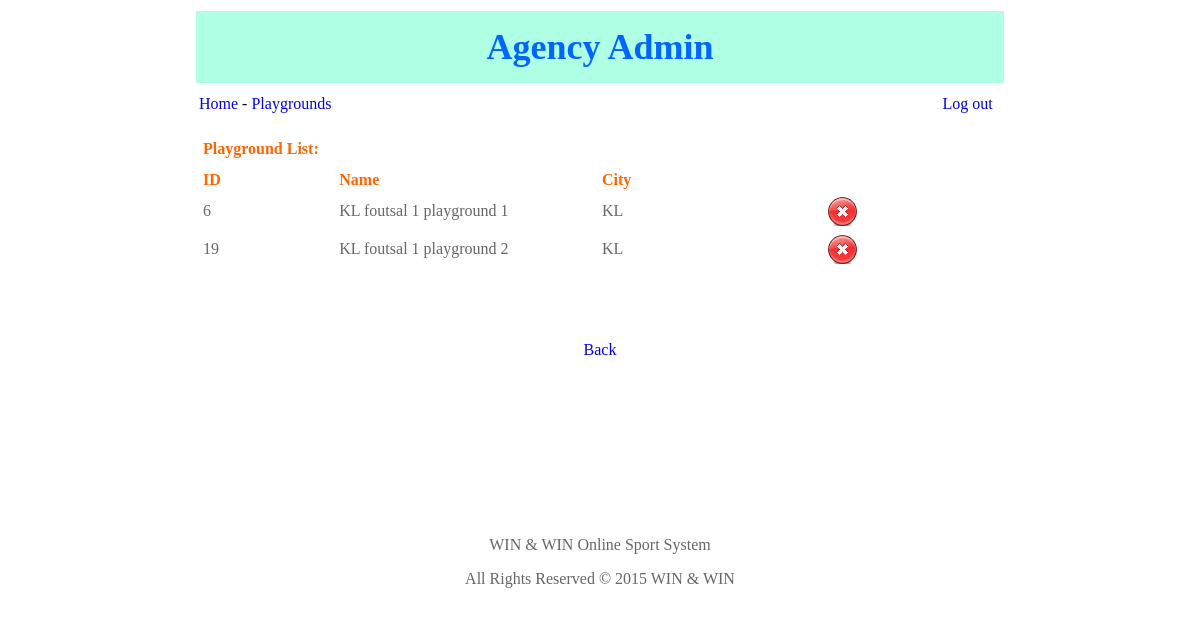
The page /KLAgency/playgrounds.php (signed in) on the database its author committed.
### tables this page shows
CREATE TABLE `playground` (
  `id` int(11) NOT NULL auto_increment,
  `playground_name` varchar(45) NOT NULL,
  `city` varchar(45) NOT NULL,
  `comid` int(11) NOT NULL,
  PRIMARY KEY  (`id`)
);

### KLAgency/playgrounds.php (the view, shortened to what this page needs)
<!DOCTYPE HTML PUBLIC "-//W3C//DTD HTML 4.01 Transitional//EN" "http://www.w3.org/TR/html4/loose.dtd">
<html>
<head>
<meta http-equiv="Content-Type" content="text/html; charset=iso-8859-1"></head>
<body>
<table width="814" height="171" border="0" align="center" cellpadding="3" cellspacing="3" bordercolor="#CCCCCC" bgcolor="#FFFFFF">
      <tr>
        <td height="66" colspan="2" valign="middle" bgcolor="#AEFFE4"><div align="center" class="style1 style2">Agency Admin</div></td>
      </tr>
	   <tr>
	     <td width="92%" height="30" valign="middle" bgcolor="#FFFFFF"><a href="home.php">Home</a> - <a href="playgrounds.php">Playgrounds</a></td>
         <td width="8%" valign="middle" bgcolor="#FFFFFF"><a href="logout.php">Log out</a> </td>
  </tr>
	   <tr>
        <td height="30" colspan="2" valign="middle" bgcolor="#FFFFFF"><div align="center" class="style3">
          <table width="100%" border="0" cellpadding="2" cellspacing="2" bordercolor="#CCCCCC">
            <tr>
              <td height="33" colspan="7" class="page_heading"><div align="left" class="style4">Playground  List: </div></td>
            </tr>
            <tr>
              <td width="17%" class="style4"><div align="left">ID</div></td>
              <td width="33%" class="style4"><div align="left">Name</div></td>
              <td width="23%" class="style4"><div align="left">City</div></td>
              <td width="15%" class="style4"><div align="left"></div></td>
              <td width="12%" class="style4">&nbsp;</td>
            </tr>
            <?
					$query = "SELECT * FROM playground where city = 'KL' ";
					$result = mysql_query($query);
					while($rowApps1 = mysql_fetch_object($result))
					{
						$id    		 	 = $rowApps1->id;
						$name    	     = $rowApps1->playground_name;
						$city    	 	 = $rowApps1->city;
	 		?>
            <tr>
              <td><div align="left"><? echo $id;?></div></td>
              <td><div align="left"><? echo $name;?></div></td>
			  <td><div align="left"><? echo $city;?></div></td>
			  <td><div align="center"><? echo '<a href="playground.php?id='.$id.'"onClick=\'return confirm("Are you sure?")\'><img src="images/del.png" width="32" height="32" border="0" alt=" delete " /></a>'; ?></div></td>
              <td><div align="left"></div></td>
            </tr>
            <?
}
?>
            <tr>
              <td colspan="7"><p>&nbsp;</p>
                  <p align="center"><a href="#"></a></p></td>
            </tr>
          </table>
          <p><a href="home.php">Back</a></p>
          <p>&nbsp;</p>
          <p>&nbsp;</p>
          <p>&nbsp;</p>
          <p>&nbsp;</p>
        </div></td>
      </tr>
      <tr>
        <td height="30" colspan="2" valign="middle" bgcolor="#FFFFFF"><div align="center" class="style3">
          <p>WIN &amp; WIN  Online Sport System</p>
          <p> All Rights Reserved &copy; 2015 WIN &amp; WIN</p>
        </div></td>
      </tr>
</table>
</body>
</html>

### KLAgency/playgrounds.php (style rules this page uses)
.style2 { font-family: "Times New Roman", Times, serif }
.style3 { color: #666666 }
.style4 { color: #FF6600; font-weight: bold; }
a:link { text-decoration: none; }

### rows shown on the page
playground: id "6", playground_name "KL foutsal 1 playground 1", city "KL"
playground: id "19", playground_name "KL foutsal 1 playground 2", city "KL"
